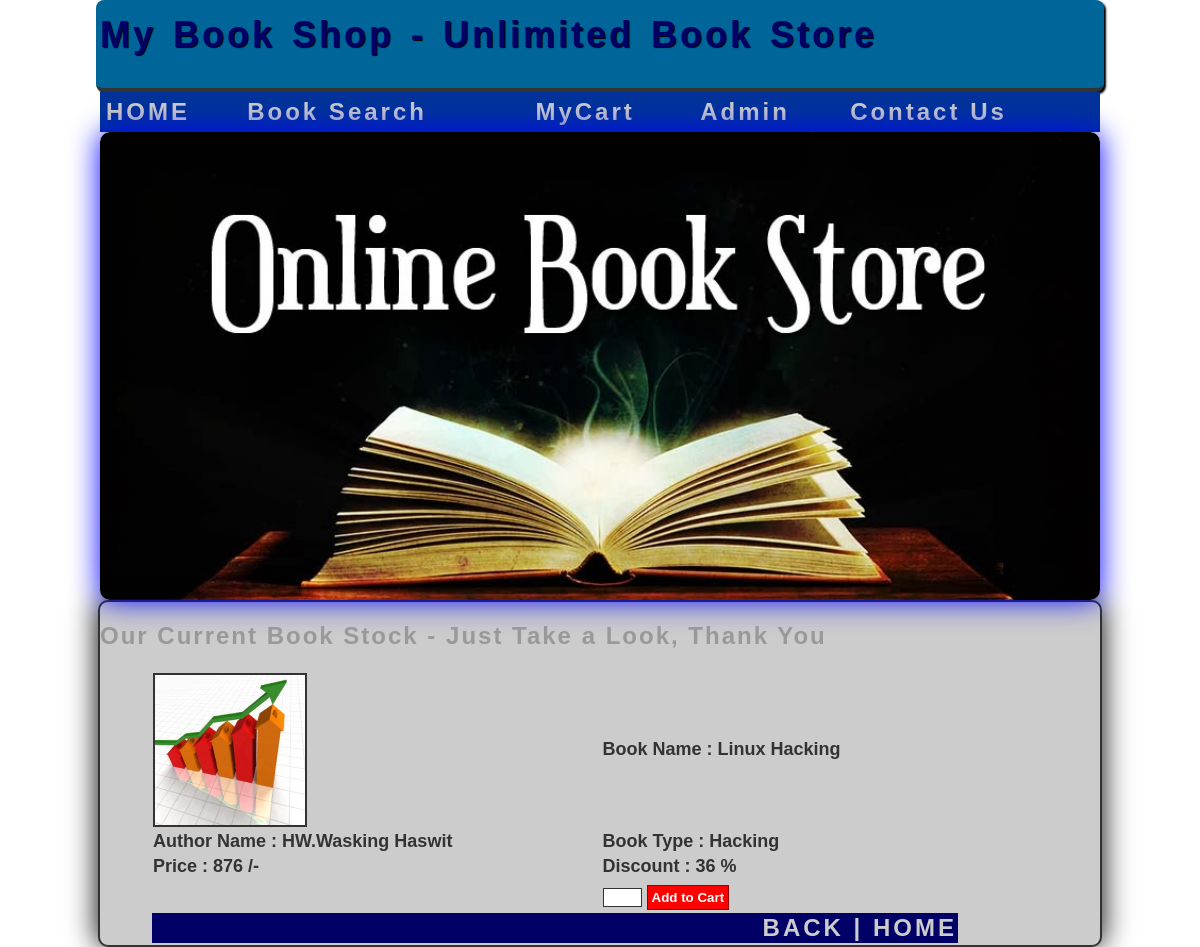
Screenshot of /view_book.php?bid=7 with the database file from the repository.
### tables this page shows
CREATE TABLE `book_master` (
  `book_id` int(11) NOT NULL auto_increment,
  `book_name` varchar(60) NOT NULL,
  `book_type` varchar(60) NOT NULL,
  `book_price` varchar(60) NOT NULL,
  `discount` varchar(60) NOT NULL,
  `book_stock` varchar(60) NOT NULL,
  `book_writer` varchar(60) NOT NULL,
  `book_image` varchar(100) NOT NULL,
  PRIMARY KEY  (`book_id`)
);

### view_book.php (the view, shortened to what this page needs)
 <?php include("config.php") ?>
<!DOCTYPE html PUBLIC "-//W3C//DTD XHTML 1.0 Transitional//EN" "http://www.w3.org/TR/xhtml1/DTD/xhtml1-transitional.dtd">
<html xmlns="http://www.w3.org/1999/xhtml">
<head>
<link href="ari_style1.css" type="text/css" rel="stylesheet" media="all" />
</head>
<body>
	<div id="header">
    	<div style="padding-top:10px;"><label class="lb1">My Book Shop - Unlimited Book Store</label></div>
    </div>
    <div id="menu">
    <?php include("menu.php"); ?>
    </div>
    <div id="nextHeader">
    	<img src="book_images/h2.jpg"  width="1000" class="h"/>
   </div>
   <div id="main">
   	<h2>Our Current Book Stock - Just Take a Look, Thank You</h2>
    <div style="width:900px; margin:0 auto;">
    	<?php
		if(isset($_GET['bid']))
		{
			$s="select * from `book_master` where `book_id`='".$_GET['bid']."'";
			$r=mysqli_query($conn,$s);
			$row=mysqli_fetch_array($r);
		?>
        <form name="frm" action="cart.php" method="post">
        <table class="tabbook">
        <tr>
        	<td><img src="<?php echo $row['book_image']; ?>" width="150" height="150" border="2"></td>
            <td>Book Name : <?php echo $row['book_name']; ?></td>
        </tr>
        <tr>
        	<td>Author Name : <?php echo $row['book_writer']; ?></td>
            <td>Book Type : <?php echo $row['book_type']; ?></td>
        </tr>
        <tr>
        	<td>Price : <?php echo $row['book_price']; ?> /-</td>
            <td>Discount : <?php echo $row['discount']; ?> %</td>
        </tr>
        <tr>
        	<td></td>
            <td></td>
        </tr>
        <tr>
        	<td></td>
            <td><input type="text" name="qty" size="2" style="border:1px solid #333333;">
            <input type="submit" name="ok" value="Add to Cart" class="c">
            </td>
        </tr>
        <tr>
        	<td colspan="2" align="right" bgcolor="#000066"><a href="index.php">BACK | HOME</a></td>
        </tr>
        </table>
        </form>
        <?php
		}
		?>
    </div>
   </div>
   </body>
</html>

### ari_style1.css (style rules this page uses)
body { margin:0; padding:0; background-image:url(png/qq.jpg); background-repeat:repeat; }
#header { width:1000px; height:80px; border-bottom:4px solid #333333; box-shadow:2px 2px 2px BLACK; padding:4px; background-color:#006699; margin:0 auto; border-radius:8px; -webkit-border-radius:8px; -moz-border-radius:8px; }
#nextHeader { width:1000px; margin:0 auto; height:auto; }
#menu { width:1000px; margin:0 auto; background-color:#003399; }
#main { width:1000px; height:auto; background-color:#CCCCCC; border:2px solid #333333; border-radius:10px; box-shadow:0px 0px 30px BLACK; margin:0 auto; }
.tabbook { width:90%; color:#333333; font-family:Geneva, Arial, Helvetica, sans-serif; font-weight:bold; font-size:18px; }
.c { width:auto; padding:4px; background-color:#FF0000; border:1px solid #990000; color:#FFFFFF; font-weight:bold; }
.h { box-shadow:0px 0px 30px BLUE; border-radius:10px; }
.lb1 { color:#000066; font-family:Verdana, Arial, Helvetica, sans-serif; font-size:36px; letter-spacing:3px; word-spacing:4px; font-weight:bold; text-shadow:1px 1px 1px BLACK; }
h2 { font-family:Verdana, Arial, Helvetica, sans-serif; color:#999999; letter-spacing:2px; font-weight:bold; }
a:link,a:visited,a:active { color:#CCCCCC; font-size:24px; letter-spacing:3px; font-weight:bold; text-decoration:none; }

### rows the page displays
book_master: book_image (picture), book_name "Linux Hacking", book_writer "HW.Wasking Haswit", book_type "Hacking", book_price "876", discount "36"
